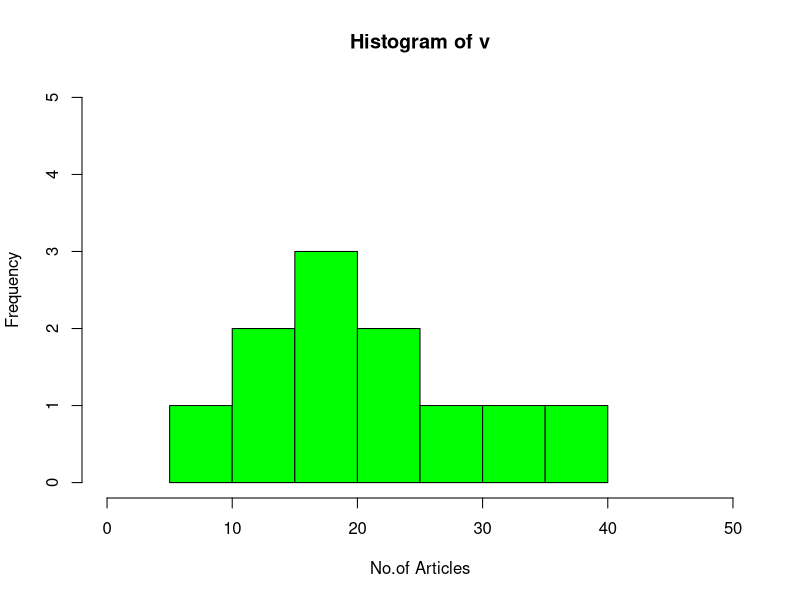
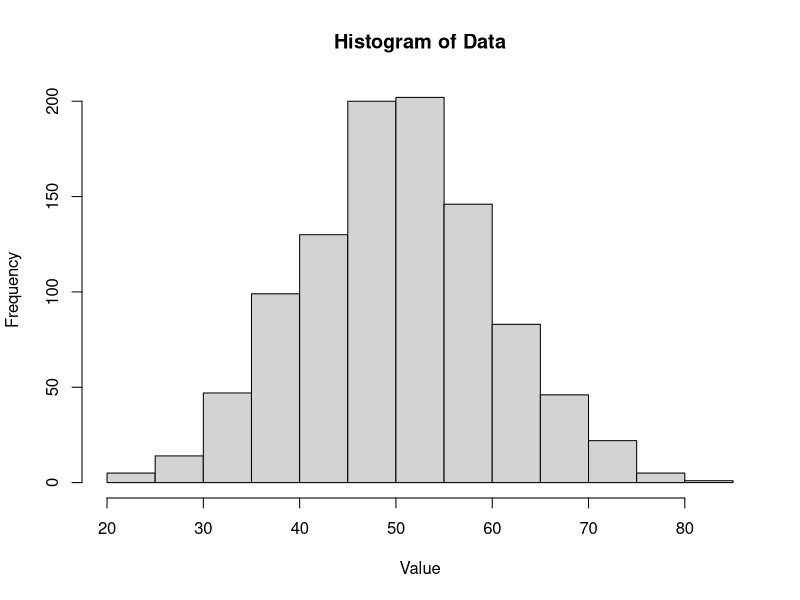
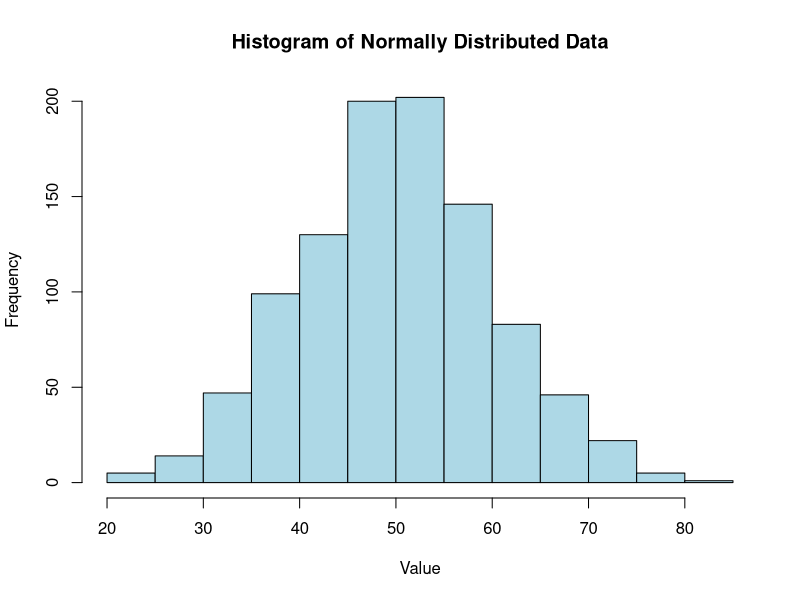
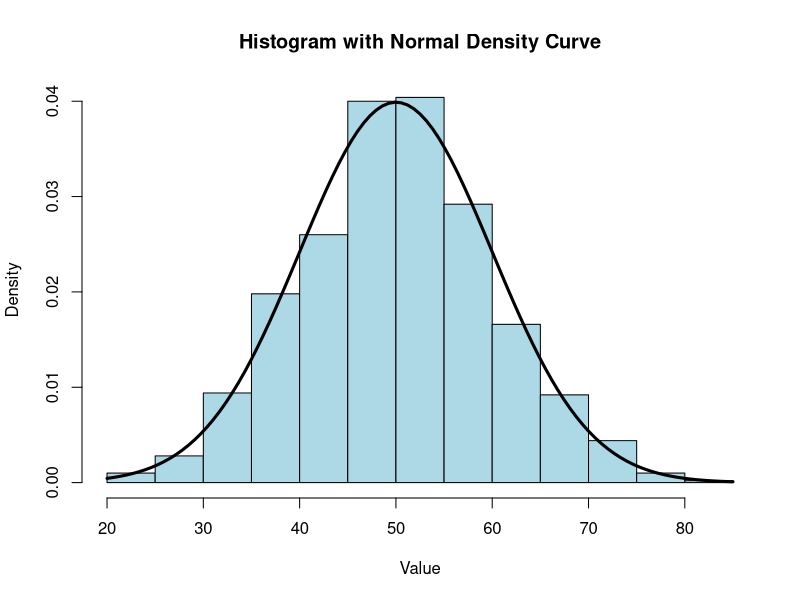
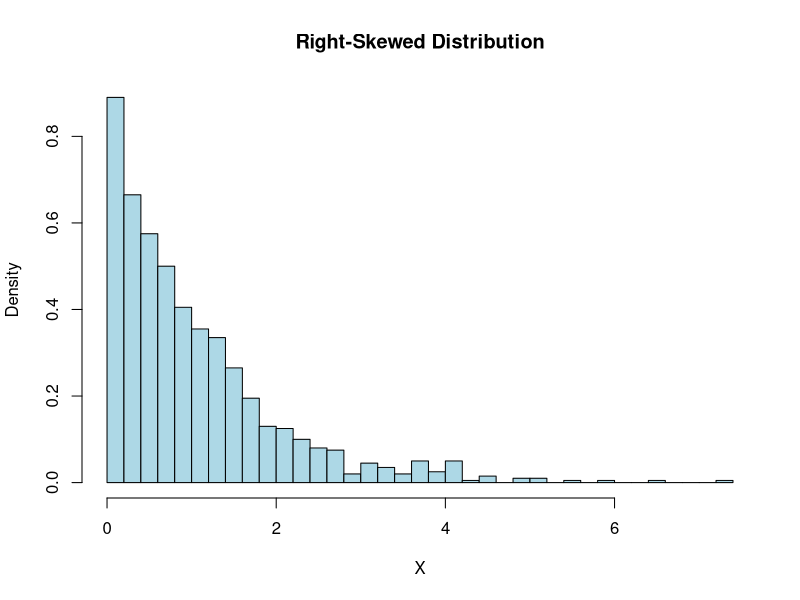
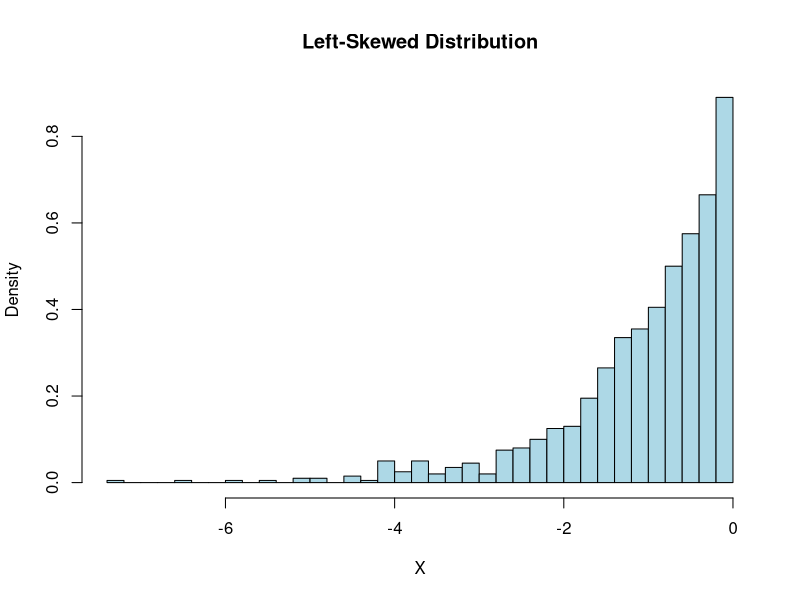
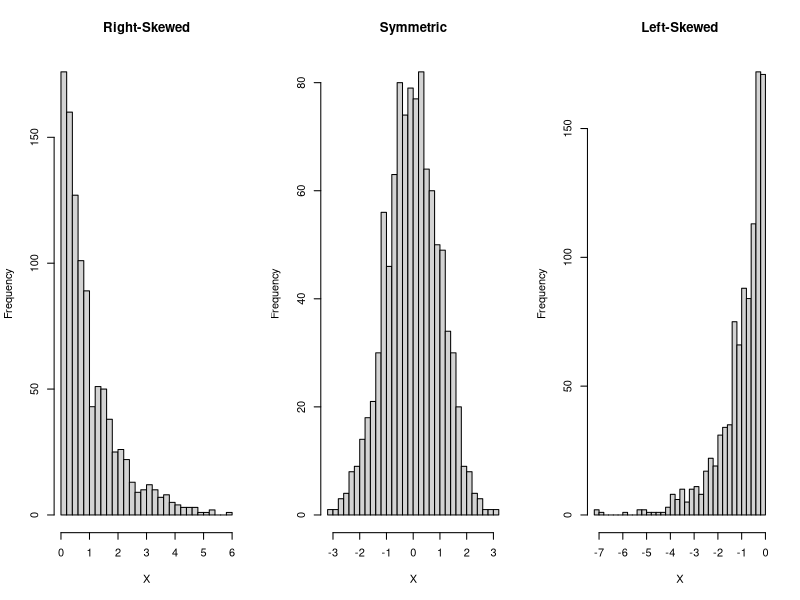
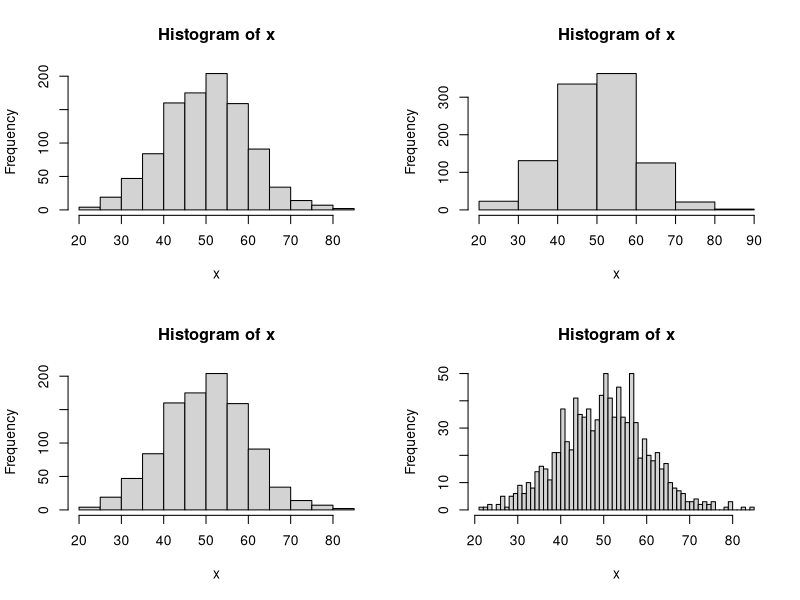

Write the R code that produced these figures, in order. (Note: this script raises an error after producing the figures.)
v <- c(19, 23, 11, 5, 16, 21, 32, 14, 19, 27, 39)

hist(v, xlab = "No.of Articles", col = "green",
     border = "black", xlim = c(0, 50),
     ylim = c(0, 5), breaks = 5)
# Generate random data
set.seed(123)
x <- rnorm(1000, mean = 50, sd = 10)
# Create histogram
hist(x,
     main = "Histogram of Data",
     xlab = "Value",
     ylab = "Frequency")
####
hist(x,
     breaks = 20,
     main = "Histogram of Normally Distributed Data",
     xlab = "Value",
     ylab = "Frequency",
     col = "lightblue",
     border = "black")
#Histogram with density curve
hist(x,
     breaks = 20,
     probability = TRUE,
     main = "Histogram with Normal Density Curve",
     xlab = "Value",
     col = "lightblue",
     border = "black")

curve(dnorm(x, mean = 50, sd = 10),
      add = TRUE,
      lwd = 3)
##skewed
set.seed(123)
x <- rexp(1000, rate = 1)
hist(x,
     breaks = 30,
     probability = TRUE,
     main = "Right-Skewed Distribution",
     xlab = "X",
     ylab = "Density",
     col = "lightblue",
     border = "black")
###
set.seed(123)
x <- -rexp(1000, rate = 1)
hist(x,
     breaks = 30,
     probability = TRUE,
     main = "Left-Skewed Distribution",
     xlab = "X",
     ylab = "Density",
     col = "lightblue",
     border = "black")

##compare all
par(mfrow = c(1, 3))

# Right-skewed
x <- rexp(1000)
hist(x, breaks = 30,
     main = "Right-Skewed",
     xlab = "X")

# Symmetric
x <- rnorm(1000)
hist(x, breaks = 30,
     main = "Symmetric",
     xlab = "X")

# Left-skewed
x <- -rexp(1000)
hist(x, breaks = 30,
     main = "Left-Skewed",
     xlab = "X")
par(mfrow = c(1, 1))
##
dev.off()
par(mfrow=c(2,2))
x <- rnorm(1000, mean = 50, sd = 10)
hist(x, breaks = 10)
hist(x, breaks = 5)
hist(x, breaks = 20)
hist(x, breaks = 50)
##
a=data("airquality")
str(airquality)
Temperature <- airquality$Temp
hist(Temperature,main="Maximum daily temperature at La Guardia Airport",
     xlab="Temperature in degrees Fahrenheit",
     xlim=c(50,100),
     col="darkmagenta",
     freq=FALSE)
# create a histogram of the "Temperature" variable
h <- hist(Temperature,col="chocolate",
          border="brown")
# print the histogram object
print(h)
text(h$mids,h$counts,labels=h$counts, adj=c(0.5, -0.5))
#####
students <- c(40, 30, 20, 10)
departments <- c("Statistics", "Botany",
                 "Pharmacy", "Chemistry")
pie(students,
    labels = departments,
    main = "Students by Department")
pie(students,
    labels = labels,
    col = c("skyblue", "lightgreen",
            "orange", "pink"),
    main = "Students by Department")
students <- c(40, 30, 20, 10)
departments <- c("Statistics", "Botany",
                 "Pharmacy", "Chemistry")

percentage <- round(students / sum(students) * 100, 1)

labels <- paste(departments, percentage, "%")

pie(students,
    labels = labels,
    main = "Students by Department")
# create a named vector 'expenditure'
expenditure <- c(Housing = 600, Food = 300, Cloths = 150, Entertainment = 100, Other = 200)
# print the 'expenditure' vector
print(expenditure)
pie(expenditure)
#Pie chart with additional parameters
pie(expenditure,
    labels=as.character(expenditure),
    main="Monthly Expenditure Breakdown",
    col=c("red","orange","yellow","blue","green"),
    border="brown",
    clockwise=TRUE
)
#####box-plot
marks <- c(45, 50, 52, 55, 58, 60, 62, 65, 68, 70, 72, 75)
boxplot(marks,
        main = "Box Plot of Marks",
        ylab = "Marks")
##outlier
marks <- c(45, 50, 52, 55, 58, 60, 62, 65,
           68, 70, 72, 75, 120)
boxplot(marks,
        main = "Box Plot with Outlier",
        ylab = "Marks",
        col = "lightblue")
###different groups
statistics <- c(65, 70, 72, 75, 78, 80, 82, 85)
botany <- c(55, 60, 62, 65, 68, 70, 72, 75)
pharmacy <- c(70, 72, 75, 78, 80, 82, 85, 88)

marks <- list(Statistics = statistics,
              Botany = botany,
              Pharmacy = pharmacy)
boxplot(marks,
        main = "Marks by Department",
        xlab = "Department",
        ylab = "Marks",
        col = c("lightblue", "lightgreen", "orange"))
###horizontal
boxplot(marks,
        horizontal = TRUE,
        main = "Marks by Department",
        xlab = "Marks")
##show five summary
boxplot.stats(marks$Statistics)
###
boxplot(airquality$Ozone)
#We can see that data above the median is more dispersed. We can also notice two outliers at the higher extreme.
boxplot(airquality$Ozone,
        main = "Mean ozone in parts per billion at Roosevelt Island",
        xlab = "Parts Per Billion",
        ylab = "Ozone",
        col = "orange",
        border = "brown",
        horizontal = TRUE,
        notch = TRUE
)#The narrow part around the median is the notch.
# prepare the data
ozone <- airquality$Ozone
temp <- airquality$Temp
# gererate normal distribution with same mean and sd
ozone_norm <- rnorm(200,mean=mean(ozone, na.rm=TRUE), sd=sd(ozone, na.rm=TRUE))
temp_norm <- rnorm(200,mean=mean(temp, na.rm=TRUE), sd=sd(temp, na.rm=TRUE))
#Now we make 4 boxplots with this data. 
#We use the arguments at and names to denote the place and label.
boxplot(ozone, ozone_norm, temp, temp_norm,
        main = "Multiple boxplots for comparision",
        at = c(1,2,4,5),
        names = c("ozone", "normal", "temp", "normal"),
        ##
boxplot(Temp~Month,
                data=airquality,
                main="Different boxplots for each month",
                xlab="Month Number",
                ylab="Degree Fahrenheit",
                col="orange",
                border="brown"),        
        las = 2,
        col = c("orange","red"),
        border = "brown",
        horizontal = TRUE,
        notch = TRUE
)
marks <- c(45, 50, 52, 55, 58, 60, 62, 65, 68, 70, 72, 75)
stripchart(marks,
           main = "Strip Chart of Marks",
           xlab = "Marks")
stripchart(marks,
           method = "jitter",
           main = "Strip Chart of Marks",
           xlab = "Marks")
stripchart(marks,
           method = "jitter",
           vertical = TRUE,
           main = "Strip Chart of Marks",
           ylab = "Marks")
male <- c(55, 60, 62, 65, 68, 70, 72)
female <- c(58, 62, 65, 67, 70, 73, 75)

stripchart(list(Male = male, Female = female),
           method = "jitter",
           vertical = TRUE,
           main = "Marks by Gender",
           ylab = "Marks")
stripchart(marks, method = "jitter")
stripchart(marks, method = "stack")
##
# prepare the data
temp <- airquality$Temp
# gererate normal distribution with same mean and sd
tempNorm <- rnorm(200,mean=mean(temp, na.rm=TRUE), sd = sd(temp, na.rm=TRUE))
# make a list
x <- list("temp"=temp, "norm"=tempNorm)
stripchart(x,
           main="Multiple stripchart for comparision",
           xlab="Degree Fahrenheit",
           ylab="Temperature",
           method="jitter",
           col=c("orange","red"),
           pch=16
)
stripchart(Temp~Month,
           data=airquality,
           main="Different strip chart for each month",
           xlab="Months",
           ylab="Temperature",
           col="brown3",
           group.names=c("May","June","July","August","September"),
           vertical=TRUE,
           pch=16
)
#colors
# create a vector 'temp' with numeric values
temp <- c(5, 7, 6, 4, 8)
# Plot 1: Bar plot with default settings
barplot(temp, main = "By default")
# Plot 2: Bar plot with custom coloring
barplot(temp, col = "coral", main = "With coloring")
barplot(temp, col=rainbow(5), main="rainbow")
barplot(temp, col=heat.colors(5), main="heat.colors")
barplot(temp, col=terrain.colors(5), main="terrain.colors")
barplot(temp, col=topo.colors(5), main="topo.colors")
##########R plot function
x <- seq(-pi,pi,0.1)
plot(x, sin(x),main="The Sine Function",
                   ylab="sin(x)", col="red",type="l")
plot(x, sin(x),
     main="Overlaying Graphs",
     ylab="",
     type="l",
     col="blue")
lines(x,cos(x), col="red")
legend("topleft",
       c("sin(x)","cos(x)"),
       fill=c("blue","red"),cex=0.8
)
